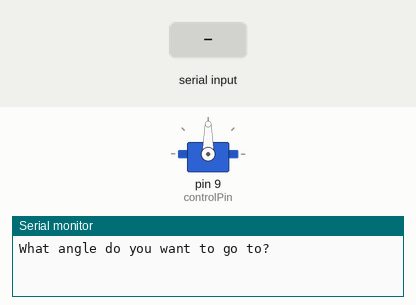
The sketch below on a simulated Arduino Uno, built with avr-gcc and run on an emulated ATmega328P. Shown: servo, the last lines printed to the serial monitor. Inputs (shaded band) come from the test bench.

Above: at 1.2 s.
1.3 s: "30,150\n" received over Serial
At 3.5 s:
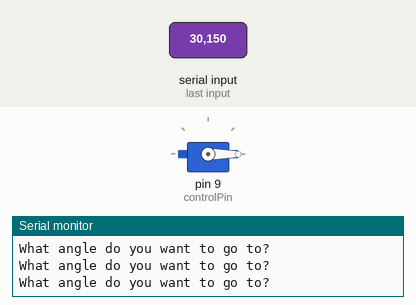
3.8 s: "90,45\n" received over Serial
At 4.6 s:
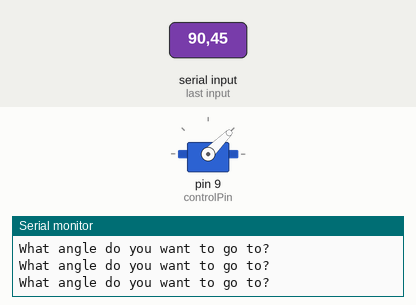
6.3 s: "200\n" received over Serial
At 6.6 s:
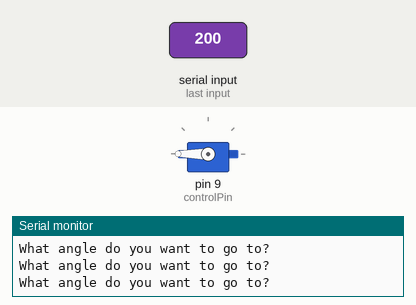
Timing chart, 0 to 9.3 s (numbered marks = the images above; inputs shaded):
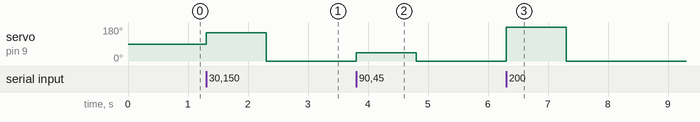

Measured:
- after the input at 1.3 s, servo on pin 9 (controlPin): 90° → 150° at once, → 0° 1.0 s later
- after the input at 3.8 s, servo on pin 9 (controlPin): 0° → 45° at once, → 0° 1.0 s later
- after the input at 6.3 s, servo on pin 9 (controlPin): 0° → 180° at once, → 0° 1.0 s later

The sketch:

Lesson30.ino
```cpp
// Lesson 30: Understanding and using Servos
#include<Servo.h>
int controlPin = 9;
int pos=170; // degrees
Servo myServo;
void setup() {
  Serial.begin(9600);
  myServo.attach(controlPin);
}

void loop() {
  Serial.println("What angle do you want to go to?");
  while(Serial.available()==0){}
  pos=Serial.parseInt();
  myServo.write(pos);
}
```
